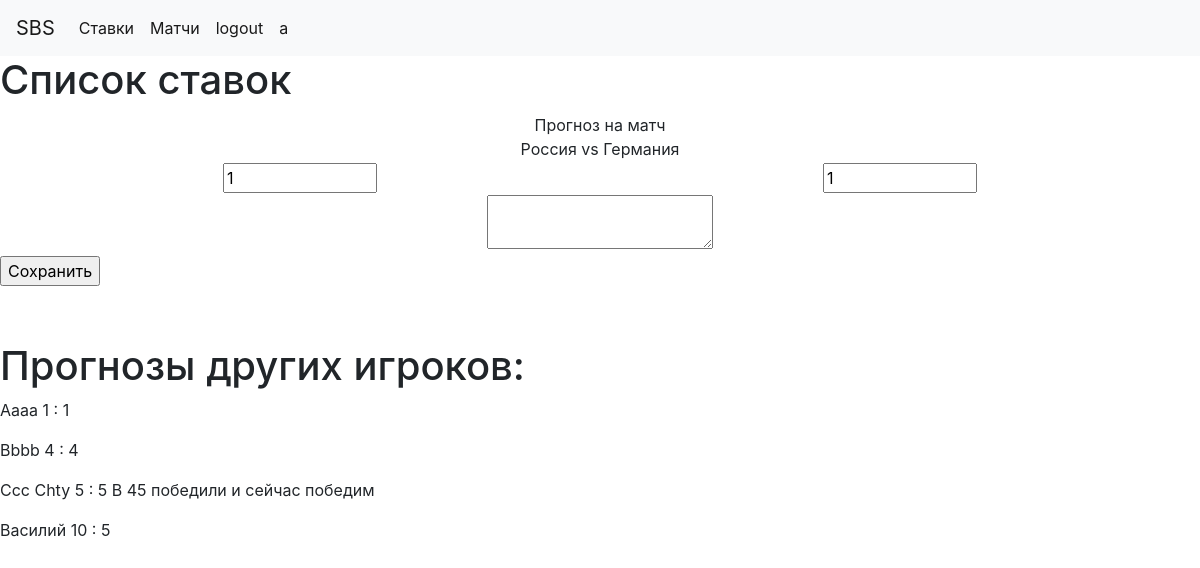
The app's page /editbets/1 (signed in), older data.
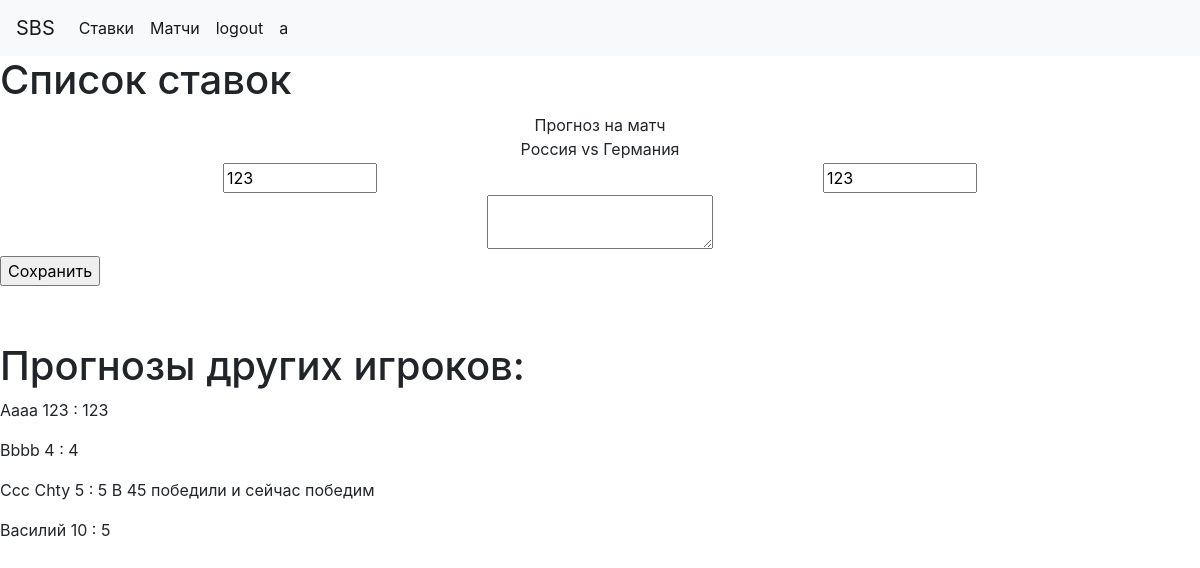
The same page, newer data.
### app/models.py (models this page shows, shortened)
class Bets(db.Model):
    id = db.Column(db.Integer, primary_key=True)
    match_id = db.Column(db.String(140), db.ForeignKey('match.id'))
    user_id = db.Column(db.Integer, db.ForeignKey('user.id'))
    t1_pre = db.Column(db.Integer)
    t2_pre = db.Column(db.Integer)
    comment = db.Column(db.String(140))
    timestamp = db.Column(db.DateTime, index=True, default=datetime.utcnow)
    res_scor = db.Column(db.Integer)

### app/routes.py (the view, shortened to what this page needs)
@app.route('/editbets/<match_id>', methods=['GET', 'POST'])
@login_required
def editbets(match_id):
    form = BetsEditForm()
    match = Match.query.filter_by(id=match_id).first_or_404()
    users = User.query.all()
    all_bet = Bets.query.filter_by(match_id=match_id).all()
    my_bet = Bets.query.filter_by(match_id=match_id, user_id=current_user.id).first()
    udic = {}
    for i in users:
        udic[i.id] = i.fio
    return render_template('editbets.html', form=form, match=match, all_bet=all_bet, my_bet=my_bet, udic= udic)

### app/forms.py
class BetsEditForm(FlaskForm):
    t1_pre = StringField('Результат Комманды 1', validators=[DataRequired()], default='0')
    t2_pre = StringField('Результат Комманды 2', validators=[DataRequired()], default='0')
    comment = TextAreaField('Комментарий к матчу', validators=[Length(max=140)])
    submit = SubmitField('Сохранить')

### app/models.py (called while the page is built)
@login.user_loader
def load_user(id):
    return User.query.get(int(id))

### app/templates/editbets.html (shortened to what this page needs)
{% extends  'base.html' %}
{% block content_title %}
    Список ставок
{% endblock %}
{% block content%}
	<form action="" method="post" novalidate>
	<table border="0" cellpadding="1" cellspacing="1" style="width:100%">
		<tbody>
			<tr>
				<td style="text-align:center">Прогноз на матч <br>{{match.team1}} vs {{match.team2}}</td>
			</tr>
		</tbody>
	</table>
	<table border="0" cellpadding="1" cellspacing="1" style="width:100%">
		<tbody>
			<tr>
				<td style="text-align:center">{{ form.t1_pre(size=10, value=my_bet.t1_pre) }}</td>
				<td style="text-align:center">{{ form.t2_pre(size=10, value=my_bet.t2_pre) }}</td>
			</tr>
		</tbody>
	</table>
	<table border="0" cellpadding="1" cellspacing="1" style="width:100%">
		<tbody>
			<tr>
				<td style="text-align:center"> {{ form.comment(value=my_bet.comment) }}   </td>
			</tr>
		</tbody>
	</table>
	<p>{{ form.submit() }}</p>
	<p>&nbsp;</p>
	</form>
<h1> Прогнозы других игроков:</h1>
{% for albet in all_bet %}
<p>{{udic[albet.user_id]}} {{albet.t1_pre}} : {{albet.t2_pre}} {{albet.comment}}</p>
{% endfor %}
{% endblock %}

Row changes from the older to the newer data that the page shows:
changed Bets (number 1 of 4 on the later page): t1_pre "1" → "123"; t2_pre "1" → "123"
